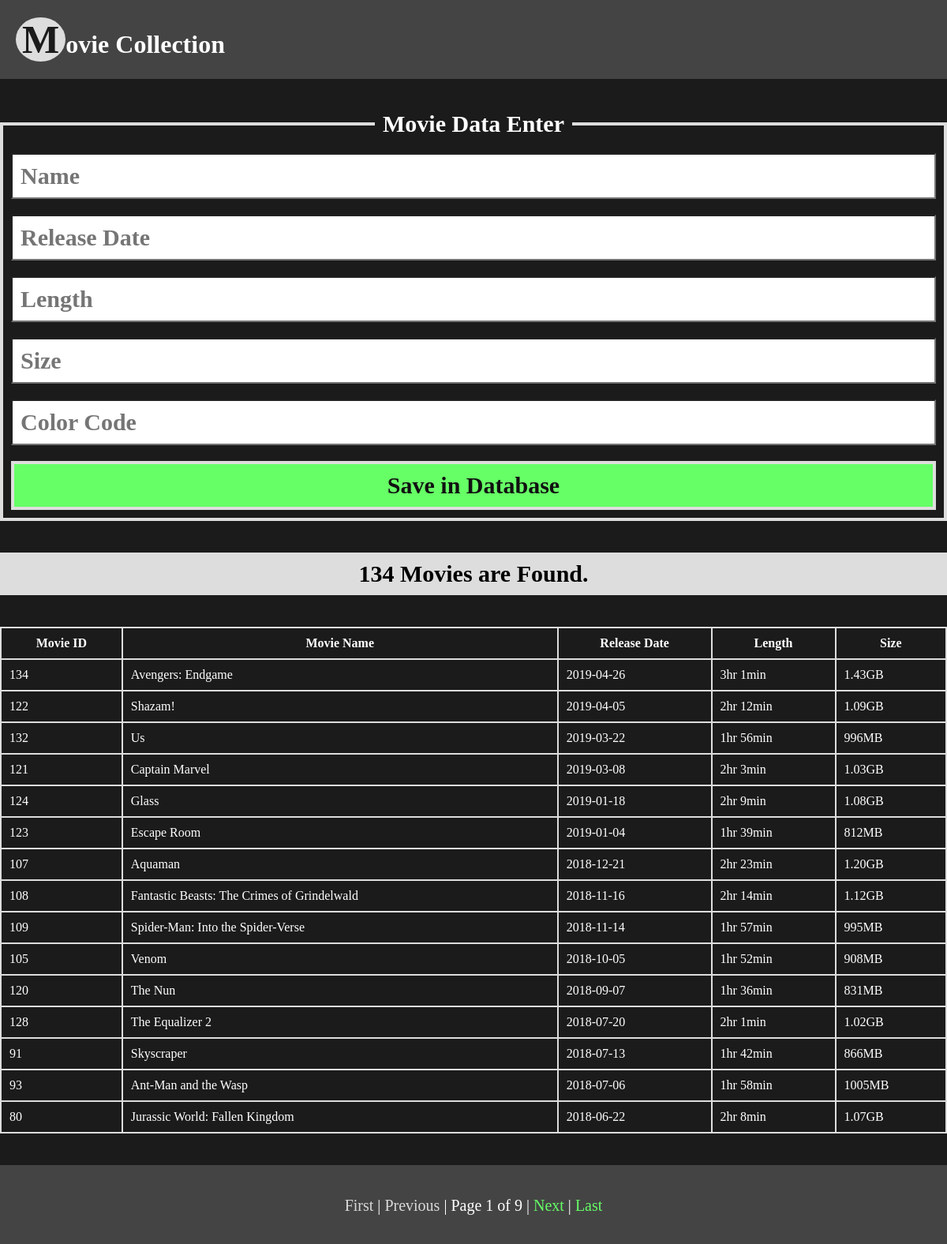
/enter.php, run on the app's committed database.
### tables this page shows
CREATE TABLE `movie_data` (
  `m_id` int(11) NOT NULL,
  `name` char(255) NOT NULL,
  `rel_date` date NOT NULL,
  `length` varchar(20) NOT NULL,
  `size` char(50) NOT NULL,
  `color` varchar(7) NOT NULL
);

### enter.php (the view, shortened to what this page needs)
<?php
	$connection = mysqli_connect('localhost', 'root', '', 'movie_list');
?>
<!DOCTYPE html PUBLIC "-//W3C//DTD XHTML 1.1//EN" "http://www.w3.org/TR/xhtml11/DTD/xhtml11.dtd">
<html xmlns="http://www.w3.org/1999/xhtml" xml:lang="en">
<head>
	<link rel="stylesheet" type="text/css" href="styles/enter.css" />
</head>
<body>
	<div class="wrapper">
		<div class="main-head">
			<h1>Movie Collection</h1>
		</div>
	</div>
	<div class="md-en">
		<form action="enter.php" method="post">
			<fieldset>
				<legend>Movie Data Enter</legend>
				<input type="text" name="movie-name" id="" placeholder="Name" />
				<input type="text" name="release-date" id="" placeholder="Release Date" />
				<input type="text" name="movie-length" id="" placeholder="Length" />
				<input type="text" name="movie-size" id="" placeholder="Size" />
				<input type="text" name="color-code" id="" placeholder="Color Code" />
				<button type="submit" name="go-button">Save in Database</button>
			</fieldset>
		</form>
	</div>
	<div class="movies-in-db">
		<?php
			$count = "SELECT COUNT(m_id) AS view FROM movie_data";
			$count_view = mysqli_query($connection, $count);
			$view = mysqli_fetch_assoc($count_view);
			$mov_cou = $view['view'];
			if ($mov_cou) {
				echo "<h3>" . $mov_cou . " Movies are Found." . "</h3>";
			}
			$rows_pre_page = 15;
			$last_page = ceil($mov_cou / $rows_pre_page);
			if (isset($_GET['p']) and !empty($_GET['p']) and $_GET['p'] >= 1 and $_GET['p'] <= $last_page) {
				$page_no = $_GET['p'];
			} else {
				$page_no = 1;
			}
			$start = ($page_no - 1) * $rows_pre_page;
			$select_query = "SELECT m_id, name, rel_date, length, size FROM movie_data ORDER BY rel_date DESC, name LIMIT {$start}, {$rows_pre_page}";
			$result_view = mysqli_query($connection, $select_query);
			$table = '<table>';
			$table .= '<tr><th>Movie ID</th><th>Movie Name</th><th>Release Date</th><th>Length</th><th>Size</th></tr>';
			while ($record = mysqli_fetch_assoc($result_view)) {
				$table .= '<tr>';
				$table .= '<td>' . $record['m_id'] . '</td>';
				$table .= '<td>' . $record['name'] . '</td>';
				$table .= '<td>' . $record['rel_date'] . '</td>';
				$table .= '<td>' . $record['length'] . '</td>';
				$table .= '<td>' . $record['size']. '</td>';
				$table .= '</tr>';
			}
			$table .= '</table>';
			echo $table;
			$first = "<a href=\"enter.php?p=1\">First</a>";
			$last_page_no = ceil($mov_cou / $rows_pre_page);
			$last = "<a href=\"enter.php?p={$last_page_no}\">Last</a>";
			if ($page_no >= $last_page_no) {
				$next = "<span>Next</span>";
				$last = "<span>Last</span>";
			} else {
				$next_page_no = $page_no + 1;
				$next = "<a href=\"enter.php?p={$next_page_no}\">Next</a>";
			}
			if ($page_no <= 1) {
				$prev = "<span>Previous</span>";
				$first = "<span>First</span>";
			} else {
				$prev_page_no = $page_no - 1;
				$prev = "<a href=\"enter.php?p={$prev_page_no}\">Previous</a>";
			}
		?>
	</div>
	<div class="footer">
		<div class="controls"><?php echo '<p class="page_ctrl">' . $first . ' | ' . $prev . ' | ' . 'Page ' . $page_no . ' of ' . $last_page_no . ' | ' . $next . ' | ' . $last . '</p>'; ?></div>
	</div>
</body>
</html>

### styles/enter.css (style rules this page uses)
* { margin: 0; padding: 0; font-family: Nirmala UI; }
body { background-color: #1b1b1b; }
.wrapper { top: 0; left: 0; right: 0; position: fixed; width: 100%; height: 100px; background-color: #444; overflow: hidden; }
.main-head { margin: 20px; width: 100%; }
.main-head h1 { color: #fff; line-height: 60px; }
.main-head h1:first-letter { font-size: 50px; width: 60px; padding: 0 8px; color: #1b1b1b; background-color: #ddd; border-radius: 50%; }
.md-en { padding-top: 100px; margin: 40px auto; width: 1200px; }
.md-en fieldset { border: 4px solid #ddd; overflow: hidden; }
.md-en fieldset legend { padding: 0 10px; margin: 0 0 20px 0; font-size: 30px; color: #fff; font-weight: 900; text-align: center; }
.md-en fieldset input { width: calc(100% - 44px); margin: 0 10px 20px 10px; padding: 10px; font-size: 30px; font-weight: 900; transition: 0.2s all; background-color: #fff; }
.md-en fieldset button { width: calc(100% - 20px); margin: 0 10px 10px 10px; padding: 10px; font-size: 30px; border: 4px solid #ddd; color: #111; font-weight: 900; transition: 0.2s all; background-color: #66ff66; cursor: pointer; }
.movies-in-db { width: 1200px; margin: 0 auto; }
.movies-in-db h3 { width: calc(100% - 20px); padding: 10px; text-align: center; font-size: 30px; font-weight: 900; transition: 0.2s all; background-color: #ddd; }
.movies-in-db table { width: 100%; margin: 40px 0; border-collapse: collapse; }
.movies-in-db table tr th, td { width: calc(25% - 20px); color: #fff; background-color: #1b1b1b; border: 2px solid #ddd; padding: 10px; }
.footer { width: 100%; height: 100px; background-color: #444; overflow: hidden; }
.controls { margin: 40px 0; }
.controls p { color: #fff; font-size: 20px; text-align: center; text-decoration: none; }
.controls p a { text-decoration: none; color: #66ff66; }
.controls p span { opacity: 0.8; cursor: not-allowed; }

### data on the page
movie_data: m_id "134", name "Avengers: Endgame", rel_date "2019-04-26", length "3hr 1min", size "1.43GB"
movie_data: m_id "122", name "Shazam!", rel_date "2019-04-05", length "2hr 12min", size "1.09GB"
movie_data: m_id "132", name "Us", rel_date "2019-03-22", length "1hr 56min", size "996MB"
movie_data: m_id "121", name "Captain Marvel", rel_date "2019-03-08", length "2hr 3min", size "1.03GB"
movie_data: m_id "124", name "Glass", rel_date "2019-01-18", length "2hr 9min", size "1.08GB"
movie_data: m_id "123", name "Escape Room", rel_date "2019-01-04", length "1hr 39min", size "812MB"
movie_data: m_id "107", name "Aquaman", rel_date "2018-12-21", length "2hr 23min", size "1.20GB"
movie_data: m_id "108", name "Fantastic Beasts: The Crimes of Grindelwald", rel_date "2018-11-16", length "2hr 14min", size "1.12GB"
movie_data: m_id "109", name "Spider-Man: Into the Spider-Verse", rel_date "2018-11-14", length "1hr 57min", size "995MB"
movie_data: m_id "105", name "Venom", rel_date "2018-10-05", length "1hr 52min", size "908MB"
movie_data: m_id "120", name "The Nun", rel_date "2018-09-07", length "1hr 36min", size "831MB"
movie_data: m_id "128", name "The Equalizer 2", rel_date "2018-07-20", length "2hr 1min", size "1.02GB"
movie_data: m_id "91", name "Skyscraper", rel_date "2018-07-13", length "1hr 42min", size "866MB"
movie_data: m_id "93", name "Ant-Man and the Wasp", rel_date "2018-07-06", length "1hr 58min", size "1005MB"
movie_data: m_id "80", name "Jurassic World: Fallen Kingdom", rel_date "2018-06-22", length "2hr 8min", size "1.07GB"

### other printed values
$mov_cou "134"
$page_no "1"
$last_page_no "9"
